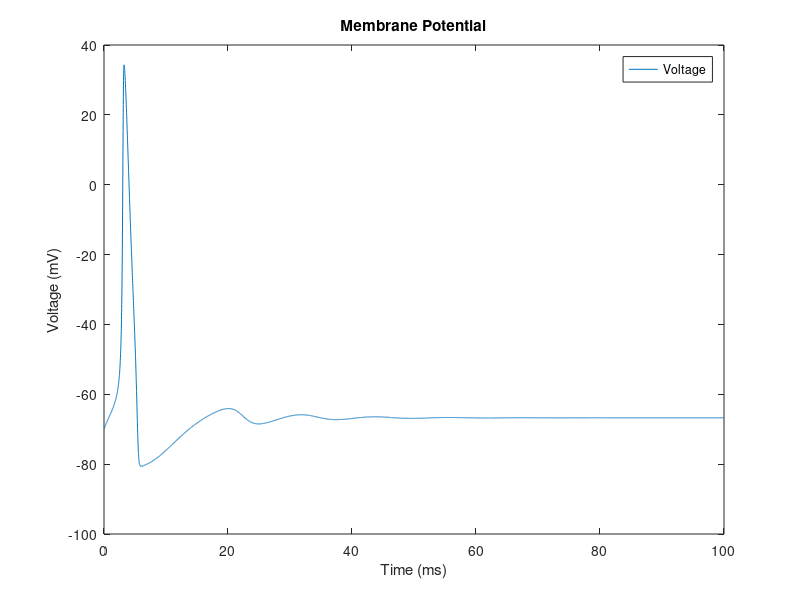
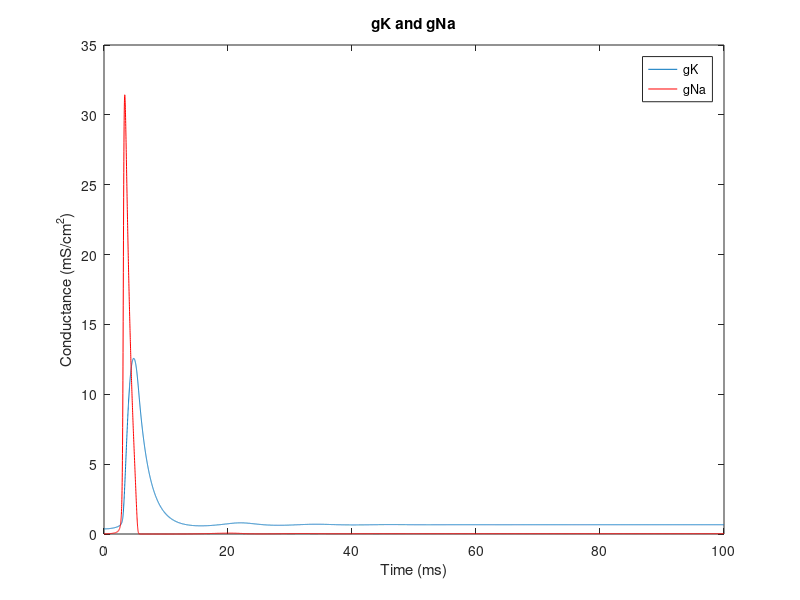

MATLAB code to generate these figures, in order:
%Akash Mathew
%ECE 4784Ste
%Problem 3 Constant current excitation

clear all
close all

t_sim = 100; %simulation time in milliseconds
dt = 1/t_sim; %time step
t = 0:dt:t_sim; %time array 

%injected current
I(1:length(t)) = 5; %pulse of length 100 ms at 5 micro amps.

%conductances
gbar_K = 36;
gbar_Na = 120;
gbar_L = .3;

%gate voltages
E_K = -12;
E_Na = 115;
E_L = 10.6;

%membrane rest voltage and capacitance
V_rest = -70;
C_m = 1;


V_m = 0; %intial voltage to calculate initial value of m,n,h

a_m = .1*( (25-V_m) / (exp((25-V_m)/10)-1)); %alpha_m
b_m = 4*exp(-V_m/18);%beta_m

a_n = .01 * ( (10-V_m) / (exp((10-V_m)/10)-1)); %alpha_n
b_n = .125*exp(-V_m/80); %beta_n

a_h = .07*exp(-V_m/20); %alpha_h
b_h = 1/(exp((30-V_m)/10)+1); %beta_h

%initial values of m,n and h
m = a_m/(a_m+b_m); %m_0 
n = a_n/(a_n+b_n); %n_0
h = a_h/(a_h+b_h); %h_0


%calculation at each time step
for i=1:length(t)-1
    %Gating variables
    a_m(i) = .1*( (25-V_m(i)) / (exp((25-V_m(i))/10)-1) );
    b_m(i) = 4*exp(-V_m(i)/18);
    
    a_n(i) = .01 * ( (10-V_m(i)) / (exp((10-V_m(i))/10)-1) );
    b_n(i) = .125*exp(-V_m(i)/80);
    
    a_h(i) = .07*exp(-V_m(i)/20);
    b_h(i) = 1/(exp((30-V_m(i))/10)+1);
    
    %Currents for each time step
    I_Na = (m(i)^3) * gbar_Na * h(i) * (V_m(i)-E_Na); 
    I_K = (n(i)^4) * gbar_K * (V_m(i)-E_K); 
    I_L = gbar_L *(V_m(i)-E_L); 
    I_ion = I(i) - I_K - I_Na - I_L; 
    
    %Differential equations
    V_m(i+1) = V_m(i) + dt*I_ion/C_m;
    m(i+1) = m(i) + dt*(a_m(i) *(1-m(i)) - b_m(i) * m(i));
    n(i+1) = n(i) + dt*(a_n(i) *(1-n(i)) - b_n(i) * n(i)); 
    h(i+1) = h(i) + dt*(a_h(i) *(1-h(i)) - b_h(i) * h(i));
end

V_m = V_m + V_rest;%offset V_m by the resting membrane voltage

%Action potential plot
figure
Vm = plot(t,V_m);
legend(Vm,'Voltage')
ylabel('Voltage (mV)')
xlabel('Time (ms)')
title('Membrane Potential')

%Conductance plot
figure
gK = plot(t,gbar_K*n.^4);
hold on
gNa = plot(t,gbar_Na*(m.^3).*h,'r');
legend([gK, gNa], 'gK', 'gNa')
ylabel('Conductance (mS/cm^2)')
xlabel('Time (ms)')
title('gK and gNa')









